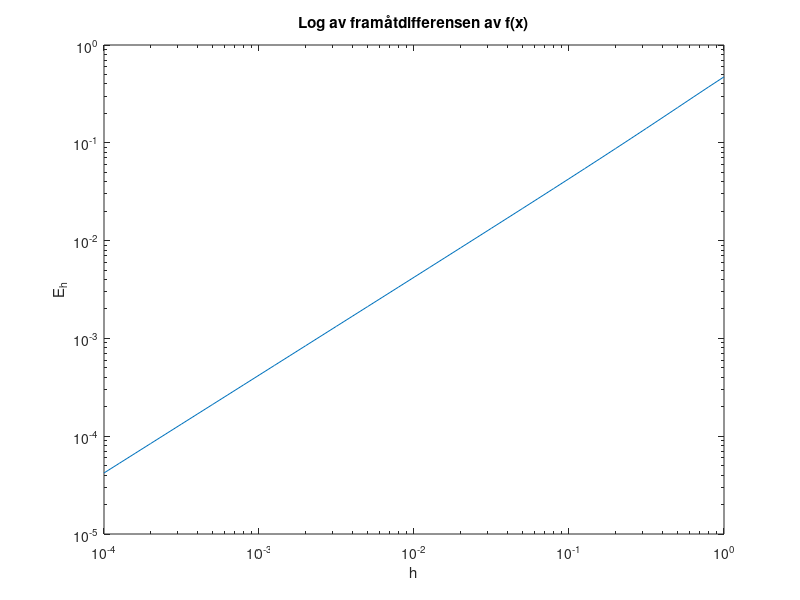
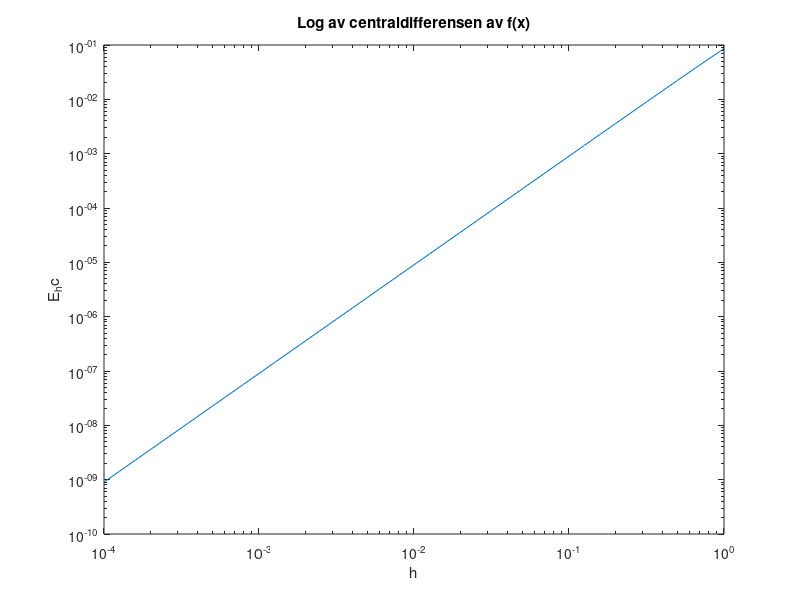

MATLAB code for these plots, in order:
f = @(x) sin(x);
x = 1;
h = 10.^(-4:0.1:0);                 % För assignment5 a
%h = 10.^(-15:0.1:0);                % För assignment5 b
df = (f(x+h) - f(x))./h;            % Derivatan med framåtdifferens
dfc = (f(x+h) - f(x-h))./(2*h);     % Derivatan med centraldifferens

df_true = cos(1);

% Plotta felapproximationen för framåtdifferesen
figure(1)
loglog(h, abs(df_true - df))
title('Log av framåtdifferensen av f(x)')
xlabel('h')
ylabel('E_h')

% Plotta felapproximationen för centraldifferesen
figure(2)
loglog(h, abs(df_true - dfc))
title('Log av centraldifferensen av f(x)')
xlabel('h')
ylabel('E_hc')